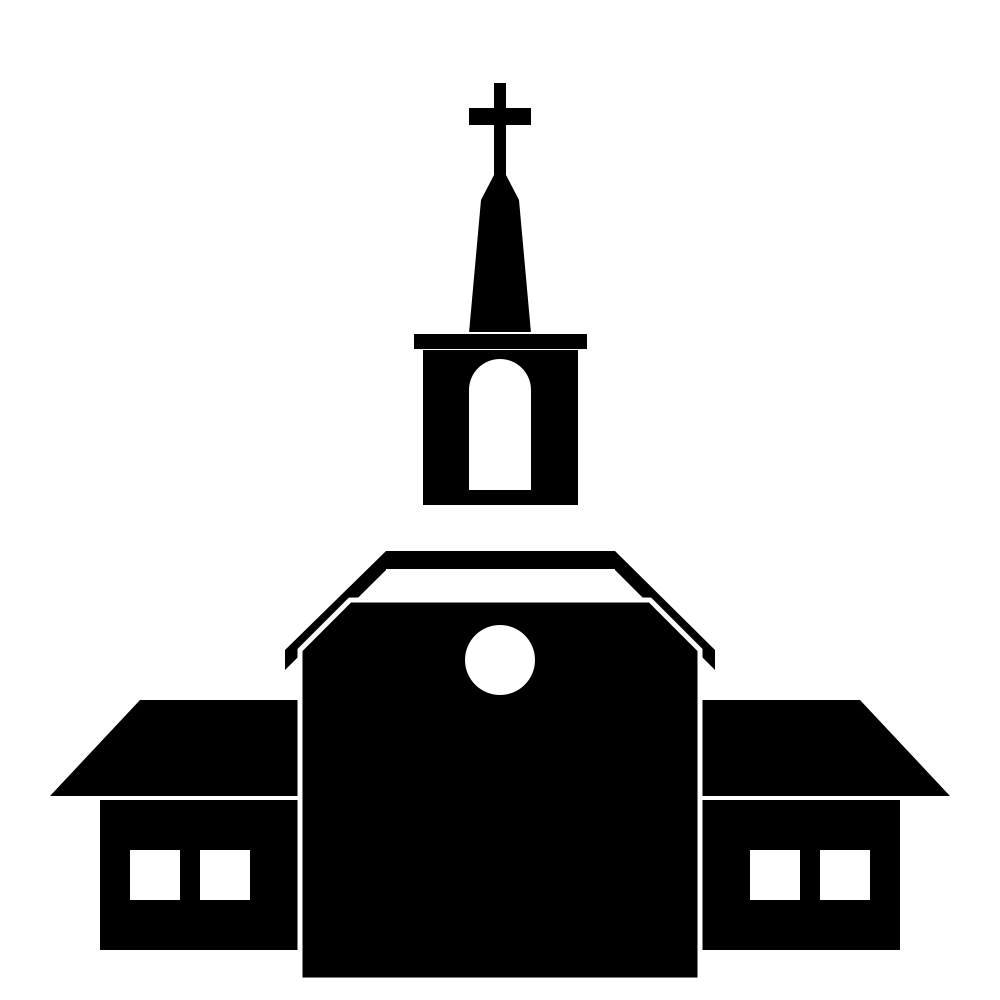

Generate this figure with Python:
import cairo
import math
surface =cairo.ImageSurface(cairo.FORMAT_RGB24, 1000, 1000)
ctx = cairo.Context(surface)
ctx.set_source_rgb(1, 1, 1)
ctx.paint()

### Cross
ctx.set_source_rgb(0, 0, 0)
# Horizontal rectangle (top part of the cross)
ctx.rectangle(469, 108, 62, 17)  # Width of 62 (from 469 to 531), height of 17 (from 108 to 125)
ctx.fill()
# Vertical rectangle (bottom part of the cross)
ctx.rectangle(494, 83, 12, 92)  # Width of 12 (from 494 to 506), height of 92 (from 83 to 175)
ctx.fill()


### Cross Pillar
ctx.move_to(494, 175)
ctx.line_to(481, 200)
ctx.line_to(469, 333)
ctx.line_to(531, 333)
ctx.line_to(519, 200)
ctx.line_to(506, 175)
ctx.close_path()
ctx.fill()

### Top Window
ctx.rectangle(413, 333, 175, 17)
ctx.set_source_rgb(0, 0, 0)
ctx.fill_preserve()
ctx.set_source_rgb(1, 1, 1)
ctx.stroke()

ctx.set_source_rgb(0,0,0)
ctx.rectangle(423,350,155,155)
ctx.fill()

ctx.arc(500,390,31,math.pi,0)
ctx.set_source_rgb(1,1,1)
ctx.fill()

ctx.rectangle(469,390,62,100)
ctx.fill()

# Chapel Roof
ctx.rectangle(385, 550, 231, 20)
ctx.set_source_rgb(0, 0, 0)
ctx.fill_preserve()
ctx.set_source_rgb(1, 1, 1)
ctx.stroke()

# Left Roof Section
ctx.move_to(386, 551)
ctx.line_to(285, 650)
ctx.line_to(285, 670)
ctx.line_to(386, 570)
ctx.set_source_rgb(0, 0, 0)
ctx.fill()

# Right Roof Section
ctx.move_to(615, 551)
ctx.line_to(715, 650)
ctx.line_to(715, 670)
ctx.line_to(615, 570)
ctx.set_source_rgb(0, 0, 0)
ctx.fill()

# Draw the house base (black rectangle)
ctx.set_source_rgb(0, 0, 0)  # Set color to black
ctx.rectangle(100, 800, 800, 150)  # (x, y, width, height)
ctx.fill()

# Draw the windows (white squares)
ctx.set_source_rgb(1, 1, 1)  # Set color to white
ctx.rectangle(130, 850, 50, 50)  # Left window
ctx.fill()

ctx.rectangle(200, 850, 50, 50)  # Right window
ctx.fill()

ctx.rectangle(820, 850, 50, 50)  # Right window
ctx.fill()

ctx.rectangle(750, 850, 50, 50)  # Right window
ctx.fill()



ctx.set_source_rgb(0, 0, 0)  # Set color to black

# Define the four points of the trapezium (x, y)
ctx.move_to(50, 796)  # Bottom-left point
ctx.line_to(950, 796)  # Bottom-right point
ctx.line_to(860, 700)  # Top-right point
ctx.line_to(140, 700)  # Top-left point
ctx.close_path()  # Connect back to the starting point

ctx.fill()

# Draw the polygon structure on top (the additional shape)
ctx.set_source_rgb(0, 0, 0)  # Set color to black

# Define points for the polygon shape
ctx.move_to(300, 980)  # Bottom-left corner of the polygon
ctx.line_to(300, 650)  # Left vertical
ctx.line_to(350, 600)  # Slant left
ctx.line_to(650, 600)  # Top horizontal
ctx.line_to(700, 650)  # Slant right
ctx.line_to(700, 980)  # Right vertical
ctx.line_to(300, 980)  # Bottom horizontal

# Fill the shape
ctx.fill()

# Add white stroke around the polygon
ctx.set_source_rgb(1, 1, 1)  # Set color to white
ctx.set_line_width(5)  # Set stroke width
ctx.move_to(300, 980)  # Bottom-left corner of the polygon
ctx.line_to(300, 650)  # Left vertical
ctx.line_to(350, 600)  # Slant left
ctx.line_to(650, 600)  # Top horizontal
ctx.line_to(700, 650)  # Slant right
ctx.line_to(700, 980)  # Right vertical
ctx.line_to(300, 980)
ctx.close_path()

# Stroke the polygon
ctx.stroke()

# Add a white circle in the middle of the polygon
ctx.set_source_rgb(1, 1, 1)  # Set color to white
ctx.arc(500, 660, 35, 0, 2 * math.pi)  # Draw the circle
ctx.fill()





surface.write_to_png('charpel.png')
